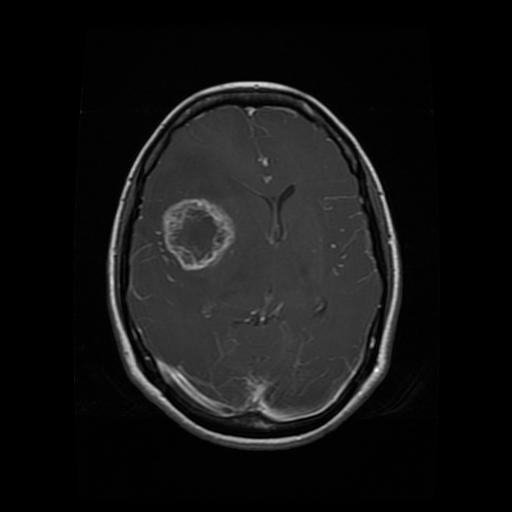
#> input picture .other_files/data_sample.jpg, 512 x 512 px, found by its file name
$ python enhacement_denoising_normalization.py
#> lines starting #> are read from the running program, lines starting #| are printed output that depends on the picture
import cv2
import numpy as np
from matplotlib import pyplot as plt

# Path to your image
img = cv2.imread('data_sample.jpg')
#> img is the input picture: shape (512, 512, 3); min 0, max 255, mean 20.2

# Convert to grayscale
gray = cv2.cvtColor(img, cv2.COLOR_BGR2GRAY)

# Resize to consistent size (optional)
gray = cv2.resize(gray, (224, 224))
#> gray: shape (224, 224)

# Apply median blur (removes salt-and-pepper noise)
denoised = cv2.medianBlur(gray, 5)
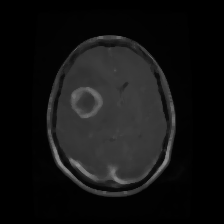
#> denoised: shape (224, 224); min 0, max 143, mean 18.8

# Enhance contrast using CLAHE (very effective for MRI)
clahe = cv2.createCLAHE(clipLimit=2.0, tileGridSize=(8, 8))
enhanced = clahe.apply(denoised)
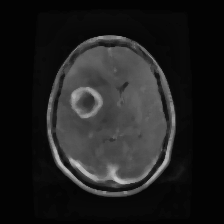
#> enhanced: shape (224, 224); min 3, max 201, mean 30.9

# Normalize pixel values between 0–1
normalized = enhanced / 255.0

# Show the results
plt.figure(figsize=(10,4))
plt.subplot(1,4,1)
plt.imshow(cv2.cvtColor(img, cv2.COLOR_BGR2RGB))
plt.title('Original')
plt.axis('off')

plt.subplot(1,4,2)
plt.imshow(gray, cmap='gray')
plt.title('Grayscale')
plt.axis('off')

plt.subplot(1,4,3)
plt.imshow(denoised, cmap='gray')
plt.title('Denoised')
plt.axis('off')

plt.subplot(1,4,4)
plt.imshow(enhanced, cmap='gray')
plt.title('CLAHE Enhanced')
plt.axis('off')

plt.show()
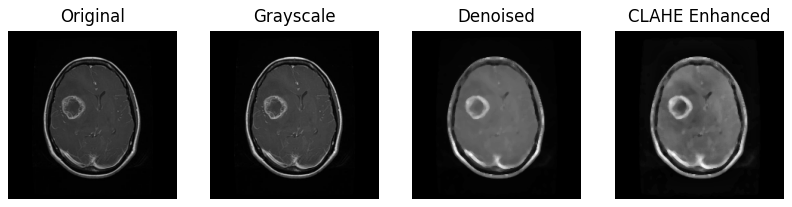
#> figure drawn by matplotlib, 4 panels
